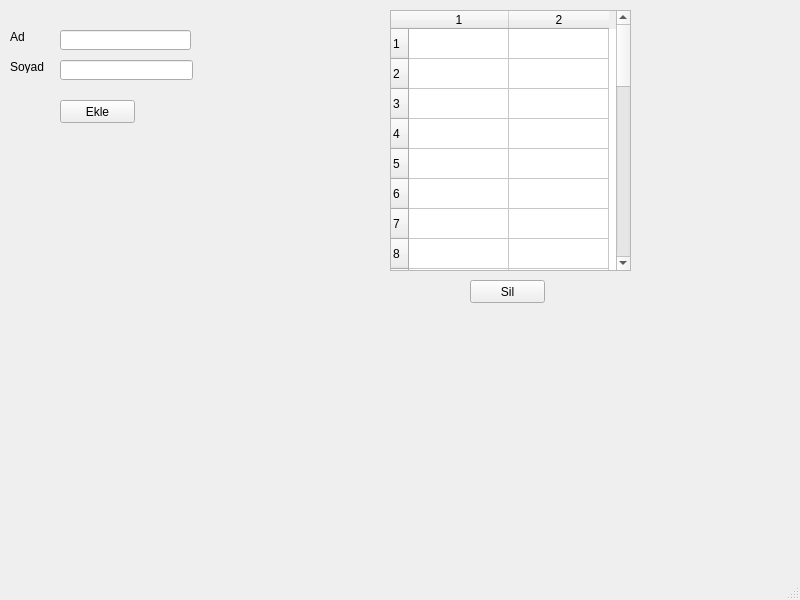
<?xml version="1.0" encoding="UTF-8"?>
<ui version="4.0">
 <class>MainWindow</class>
 <widget class="QMainWindow" name="MainWindow">
  <property name="geometry">
   <rect>
    <x>0</x>
    <y>0</y>
    <width>800</width>
    <height>600</height>
   </rect>
  </property>
  <property name="windowTitle">
   <string>İş Takip ve Yönetim Sistemi</string>
  </property>
  <widget class="QWidget" name="centralwidget">
   <widget class="QTableWidget" name="tbl1">
    <property name="geometry">
     <rect>
      <x>390</x>
      <y>10</y>
      <width>241</width>
      <height>261</height>
     </rect>
    </property>
    <property name="rowCount">
     <number>30</number>
    </property>
    <property name="columnCount">
     <number>2</number>
    </property>
    <row/>
    <row/>
    <row/>
    <row/>
    <row/>
    <row/>
    <row/>
    <row/>
    <row/>
    <row/>
    <row/>
    <row/>
    <row/>
    <row/>
    <row/>
    <row/>
    <row/>
    <row/>
    <row/>
    <row/>
    <row/>
    <row/>
    <row/>
    <row/>
    <row/>
    <row/>
    <row/>
    <row/>
    <row/>
    <row/>
    <column/>
    <column/>
   </widget>
   <widget class="QPushButton" name="btnEkle">
    <property name="geometry">
     <rect>
      <x>60</x>
      <y>100</y>
      <width>75</width>
      <height>23</height>
     </rect>
    </property>
    <property name="text">
     <string>Ekle</string>
    </property>
   </widget>
   <widget class="QPushButton" name="btnSil">
    <property name="geometry">
     <rect>
      <x>470</x>
      <y>280</y>
      <width>75</width>
      <height>23</height>
     </rect>
    </property>
    <property name="text">
     <string>Sil</string>
    </property>
   </widget>
   <widget class="QLabel" name="label">
    <property name="geometry">
     <rect>
      <x>10</x>
      <y>30</y>
      <width>47</width>
      <height>13</height>
     </rect>
    </property>
    <property name="text">
     <string>Ad</string>
    </property>
   </widget>
   <widget class="QLabel" name="label_2">
    <property name="geometry">
     <rect>
      <x>10</x>
      <y>60</y>
      <width>47</width>
      <height>13</height>
     </rect>
    </property>
    <property name="text">
     <string>Soyad</string>
    </property>
   </widget>
   <widget class="QLineEdit" name="lineAd">
    <property name="geometry">
     <rect>
      <x>60</x>
      <y>30</y>
      <width>131</width>
      <height>20</height>
     </rect>
    </property>
   </widget>
   <widget class="QLineEdit" name="lineSoyad">
    <property name="geometry">
     <rect>
      <x>60</x>
      <y>60</y>
      <width>133</width>
      <height>20</height>
     </rect>
    </property>
   </widget>
  </widget>
  <widget class="QMenuBar" name="menubar">
   <property name="geometry">
    <rect>
     <x>0</x>
     <y>0</y>
     <width>800</width>
     <height>21</height>
    </rect>
   </property>
  </widget>
  <widget class="QStatusBar" name="statusbar"/>
 </widget>
 <resources/>
 <connections/>
</ui>
